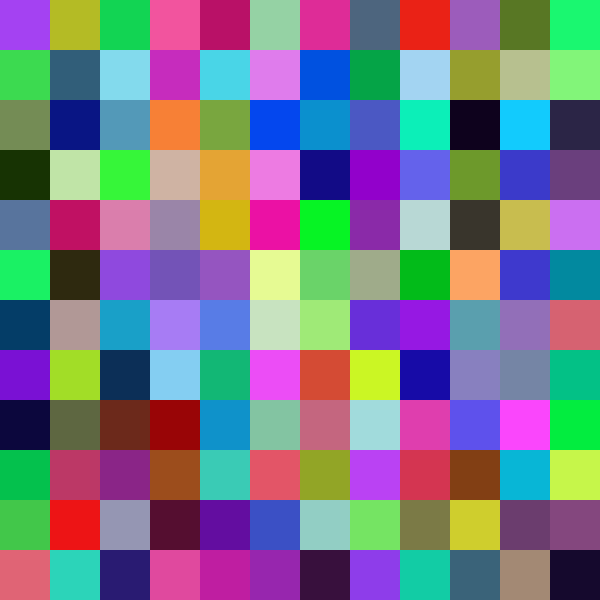
Frame 1 (no input)
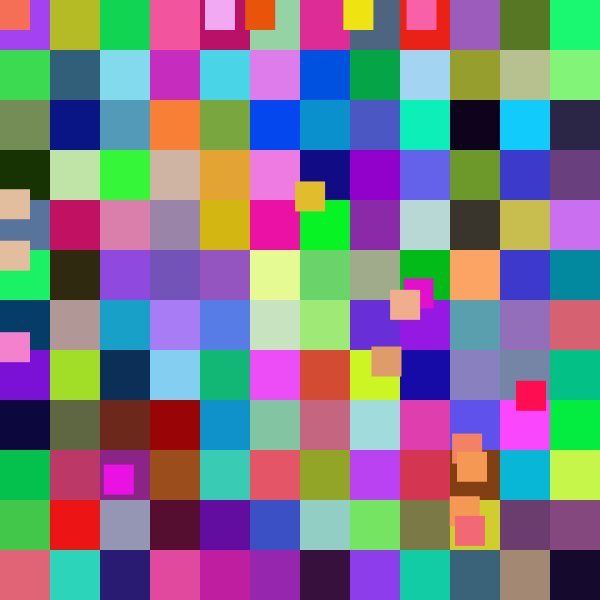
Frame 60 (the mouse pressed at the canvas centre just before this capture)
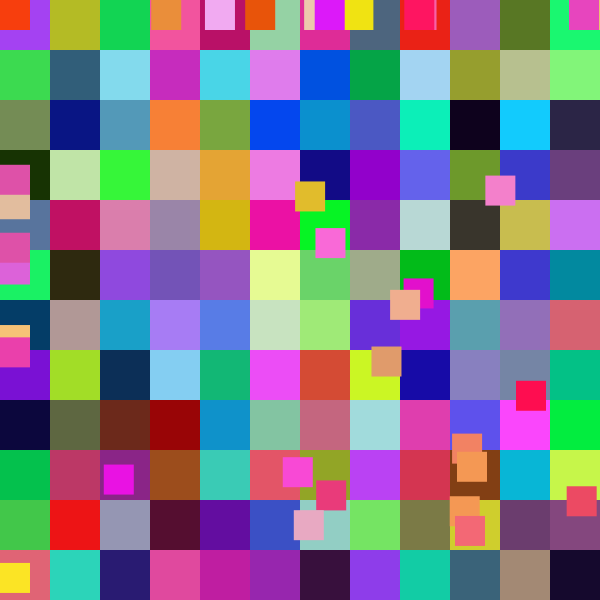
Frame 120 (the mouse held since frame 60 and released just before this capture)

The Processing sketch that drew these frames (run headless with seeded random() and noise(); from frame 60 on, the mouse is pressed at the canvas centre):

// Processing sketch: ThirtyMinutes
// ── ThirtyMinutes.pde
PImage img = createImage(600, 600, RGB);

void setup() {
    size(600, 600);
    noStroke();
    for(int i = 0; i < width; i += 50) {
        for(int j = 0; j < height; j += 50) {
            int r = int(random(0, 255));
            int g = int(random(0, 255));
            int b = int(random(0, 255));
            fill(r, g, b);
            rect(i, j, 50, 50);
        }
    }
    loadPixels();
    rectMode(CENTER);
}

float rectSize = 30;
float rectX = 300;
float rectY = 300;
float xoff = 50;
float yoff = 0;

void draw() {
    img.pixels = pixels;
    background(img);

    color newColor = color(0, 0, 0);
    for(int i = 10; i < rectSize; i++) {
        for(int j = 10; j < rectSize; j++) {
            newColor += img.pixels[(i + int(rectX)) + 600 * (j + int(rectY)) % (600 * 600 - 1200)];
        }
    }
    newColor /= rectSize * rectSize;

    xoff += 0.05;
    rectX += width * noise(xoff);
    yoff += 0.05;
    rectY += height * noise(yoff);
    if(rectX - rectSize < 0) {
        rectX = width - rectSize;
    } else if(width < rectX - rectSize) {
        rectX = rectSize / 2;
    }
    if(rectY - rectSize < 0) {
        rectY = height - rectSize;
    } else if(height < rectY - rectSize) {
        rectY = rectSize / 2;
    }
    

    fill(newColor);
    rect(rectX, rectY, rectSize, rectSize);
    loadPixels();
}

// 画像用
int frame = 0;
void keyPressed() {
    if(key == 's') {
        save("frame/" + frame +".png");
        frame += 1;
    }
}
